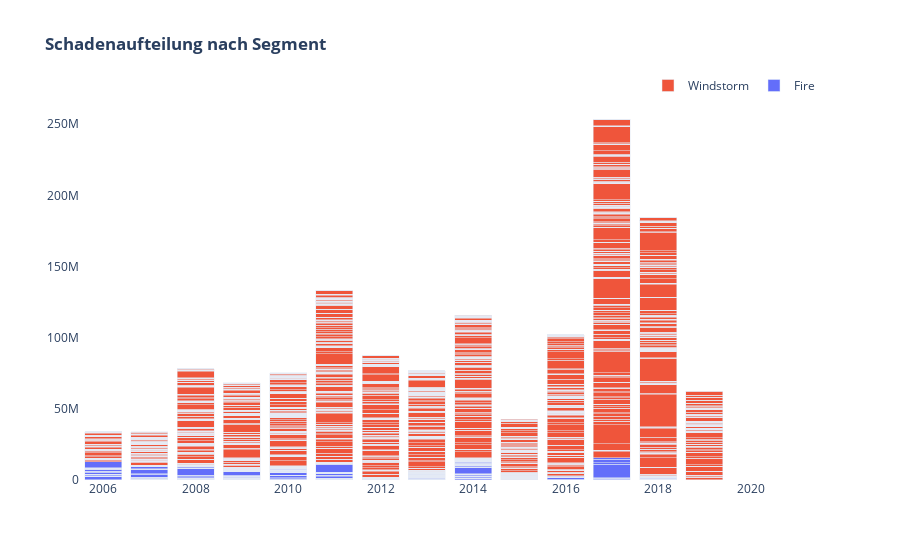

The cell this chart's notebook holds for it:
### Code cell
df = pd.read_pickle('data/Backtesting2020_SQ-UW_Abrech_20200907_sop.pkl')
chart_data = pd.concat([
	df['Renewal'],
	df['Abrech-Schaden'],
	df['brch_text_kurz'],
], axis=1)

data=[]

branch = df.brch_text_kurz.unique()
for i in ['Fire','Windstorm']:
    chart_data = pd.concat([
        df['Renewal'],
        df['Abrech-Schaden'],
        df['brch_text_kurz'],
        ], axis=1)
    txt= "(`brch_text_kurz` == '"+i+"')"
    chart_data = chart_data.query(txt)
    chart_data = chart_data.sort_values(['brch_text_kurz', 'Renewal'])
    chart_data = chart_data.rename(columns={'Renewal': 'x'})
    chart_data = chart_data.rename(columns={'Abrech-Schaden': 'Abrech-Schaden'+str(i)})
    chart_data_count = chart_data.groupby(['brch_text_kurz', 'x'])[['Abrech-Schaden'+str(i)]].sum()
    x=chart_data.x.values[:len(chart_data.index.values)-2]
    y=chart_data['Abrech-Schaden'+str(i)].values[:len(chart_data.index.values)-2]
    data.append(go.Bar(name=i,x=x, y=y))
fig2 = go.Figure(data=data)
fig2.update_layout(
    title_text="<b>Schadenaufteilung nach Segment</b>", # Add figure title
    plot_bgcolor = "white", # background color
    barmode='stack' # Change the bar mode
)
#fig2.update_xaxes(title_text="<b>UW Year</b>")
fig2.update_layout(showlegend=True)
fig2.update_layout(legend=dict(
    orientation="h",
    yanchor="bottom",
    y=1,
    xanchor="right",
    x=1
))
fig2.show()

### Figure 1 — Plotly figure (JSON) as saved in the notebook; plotly's stock layout.template omitted (floating-point values rounded to 4 significant figures; data arrays with more than 128 entries replaced by an {"elided": "..."} marker saying what was removed)
{"data": [{"name": "Fire", "type": "bar", "x": {"elided": "1645 int values"}, "y": {"elided": "1645 float values"}}, {"name": "Windstorm", "type": "bar", "x": {"elided": "5988 int values"}, "y": {"elided": "5988 float values"}}], "layout": {"barmode": "stack", "legend": {"orientation": "h", "x": 1, "xanchor": "right", "y": 1, "yanchor": "bottom"}, "plot_bgcolor": "white", "showlegend": true, "title": {"text": "<b>Schadenaufteilung nach Segment</b>"}}}
